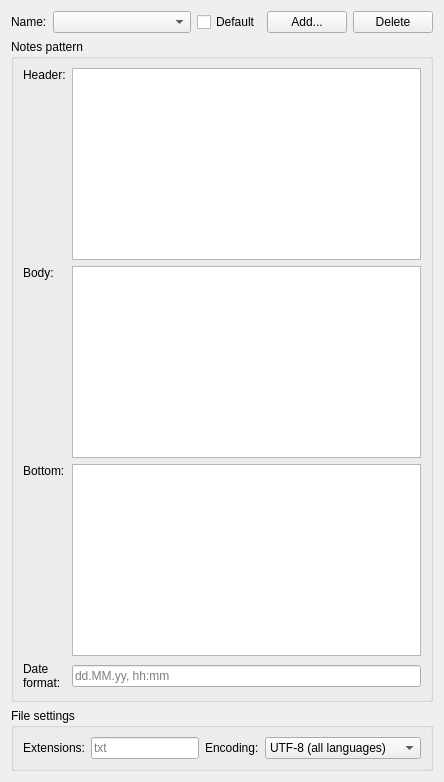
     <widget class="QWidget" name="tabExport">
      <attribute name="title">
       <string>Export</string>
      </attribute>
      <layout class="QVBoxLayout" name="verticalLayout_4">
       <item>
        <layout class="QHBoxLayout" name="horizontalLayout_4">
         <item>
          <widget class="QLabel" name="labelExportPatternName">
           <property name="text">
            <string>Name:</string>
           </property>
          </widget>
         </item>
         <item>
          <widget class="QComboBox" name="cmbExportPatternName">
           <property name="sizePolicy">
            <sizepolicy hsizetype="Expanding" vsizetype="Fixed">
             <horstretch>0</horstretch>
             <verstretch>0</verstretch>
            </sizepolicy>
           </property>
           <property name="whatsThis">
            <string>&lt;!DOCTYPE HTML PUBLIC &quot;-//W3C//DTD HTML 4.0//EN&quot; &quot;http://www.w3.org/TR/REC-html40/strict.dtd&quot;&gt;
&lt;html&gt;&lt;head&gt;&lt;meta name=&quot;qrichtext&quot; content=&quot;1&quot; /&gt;&lt;style type=&quot;text/css&quot;&gt;
p, li { white-space: pre-wrap; }
&lt;/style&gt;&lt;/head&gt;&lt;body style=&quot; font-family:'MS Shell Dlg 2'; font-size:8.25pt; font-weight:400; font-style:normal;&quot;&gt;
&lt;p style=&quot; margin-top:0px; margin-bottom:0px; margin-left:0px; margin-right:0px; -qt-block-indent:0; text-indent:0px;&quot;&gt;&lt;span style=&quot; font-size:8pt;&quot;&gt;Export&lt;/span&gt;&lt;span style=&quot; font-size:8pt; font-weight:600;&quot;&gt; pattern name&lt;/span&gt;&lt;span style=&quot; font-size:8pt;&quot;&gt;, that will be shown in the Export button context menu.&lt;/span&gt;&lt;/p&gt;&lt;/body&gt;&lt;/html&gt;</string>
           </property>
          </widget>
         </item>
         <item>
          <widget class="QCheckBox" name="chbIsDefaultExport">
           <property name="whatsThis">
            <string>Make current export pattern default Export button action</string>
           </property>
           <property name="text">
            <string>Default</string>
           </property>
          </widget>
         </item>
         <item>
          <widget class="QPushButton" name="buttonExportAddPattern">
           <property name="whatsThis">
            <string>&lt;!DOCTYPE HTML PUBLIC &quot;-//W3C//DTD HTML 4.0//EN&quot; &quot;http://www.w3.org/TR/REC-html40/strict.dtd&quot;&gt;
&lt;html&gt;&lt;head&gt;&lt;meta name=&quot;qrichtext&quot; content=&quot;1&quot; /&gt;&lt;style type=&quot;text/css&quot;&gt;
p, li { white-space: pre-wrap; }
&lt;/style&gt;&lt;/head&gt;&lt;body style=&quot; font-family:'MS Shell Dlg 2'; font-size:8.25pt; font-weight:400; font-style:normal;&quot;&gt;
&lt;p style=&quot; margin-top:0px; margin-bottom:0px; margin-left:0px; margin-right:0px; -qt-block-indent:0; text-indent:0px;&quot;&gt;&lt;span style=&quot; font-size:8pt;&quot;&gt;Add new &lt;/span&gt;&lt;span style=&quot; font-size:8pt; font-weight:600;&quot;&gt;export&lt;/span&gt;&lt;span style=&quot; font-size:8pt; font-weight:600;&quot;&gt; pattern&lt;/span&gt;&lt;span style=&quot; font-size:8pt;&quot;&gt;.&lt;/span&gt;&lt;/p&gt;&lt;/body&gt;&lt;/html&gt;</string>
           </property>
           <property name="text">
            <string>Add...</string>
           </property>
          </widget>
         </item>
         <item>
          <widget class="QPushButton" name="buttonExportDeletePattern">
           <property name="whatsThis">
            <string>&lt;!DOCTYPE HTML PUBLIC &quot;-//W3C//DTD HTML 4.0//EN&quot; &quot;http://www.w3.org/TR/REC-html40/strict.dtd&quot;&gt;
&lt;html&gt;&lt;head&gt;&lt;meta name=&quot;qrichtext&quot; content=&quot;1&quot; /&gt;&lt;style type=&quot;text/css&quot;&gt;
p, li { white-space: pre-wrap; }
&lt;/style&gt;&lt;/head&gt;&lt;body style=&quot; font-family:'MS Shell Dlg 2'; font-size:8.25pt; font-weight:400; font-style:normal;&quot;&gt;
&lt;p style=&quot; margin-top:0px; margin-bottom:0px; margin-left:0px; margin-right:0px; -qt-block-indent:0; text-indent:0px;&quot;&gt;&lt;span style=&quot; font-size:8pt;&quot;&gt;Delete the active &lt;/span&gt;&lt;span style=&quot; font-size:8pt; font-weight:600;&quot;&gt;export&lt;/span&gt;&lt;span style=&quot; font-size:8pt; font-weight:600;&quot;&gt; pattern&lt;/span&gt;&lt;span style=&quot; font-size:8pt;&quot;&gt;.&lt;/span&gt;&lt;/p&gt;&lt;/body&gt;&lt;/html&gt;</string>
           </property>
           <property name="text">
            <string>Delete</string>
           </property>
          </widget>
         </item>
        </layout>
       </item>
       <item>
        <widget class="QGroupBox" name="boxExportPattern">
         <property name="title">
          <string>Notes pattern</string>
         </property>
         <layout class="QHBoxLayout" name="horizontalLayout_10">
          <item>
           <layout class="QGridLayout" name="gridLayout_2">
            <item row="0" column="0">
             <widget class="QLabel" name="labelExportHeader">
              <property name="text">
               <string>Header:</string>
              </property>
              <property name="alignment">
               <set>Qt::AlignLeading|Qt::AlignLeft|Qt::AlignTop</set>
              </property>
             </widget>
            </item>
            <item row="0" column="1">
             <widget class="QPlainTextEdit" name="textExportHeader">
              <property name="sizePolicy">
               <sizepolicy hsizetype="Expanding" vsizetype="Preferred">
                <horstretch>0</horstretch>
                <verstretch>1</verstretch>
               </sizepolicy>
              </property>
              <property name="whatsThis">
               <string>&lt;!DOCTYPE HTML PUBLIC &quot;-//W3C//DTD HTML 4.0//EN&quot; &quot;http://www.w3.org/TR/REC-html40/strict.dtd&quot;&gt;
&lt;html&gt;&lt;head&gt;&lt;meta name=&quot;qrichtext&quot; content=&quot;1&quot; /&gt;&lt;style type=&quot;text/css&quot;&gt;
p, li { white-space: pre-wrap; }
&lt;/style&gt;&lt;/head&gt;&lt;body style=&quot; font-family:'MS Shell Dlg 2'; font-size:8.25pt; font-weight:400; font-style:normal;&quot;&gt;
&lt;p style=&quot; margin-top:0px; margin-bottom:0px; margin-left:0px; margin-right:0px; -qt-block-indent:0; text-indent:0px;&quot;&gt;&lt;span style=&quot; font-size:8pt; font-weight:600;&quot;&gt;Header&lt;/span&gt;&lt;span style=&quot; font-size:8pt;&quot;&gt; is the data to write in the beginning of the export file.&lt;/span&gt;&lt;/p&gt;&lt;/body&gt;&lt;/html&gt;</string>
              </property>
              <property name="lineWrapMode">
               <enum>QPlainTextEdit::NoWrap</enum>
              </property>
             </widget>
            </item>
            <item row="1" column="0">
             <widget class="QLabel" name="labelExportBody">
              <property name="text">
               <string>Body:</string>
              </property>
              <property name="alignment">
               <set>Qt::AlignLeading|Qt::AlignLeft|Qt::AlignTop</set>
              </property>
             </widget>
            </item>
            <item row="1" column="1">
             <widget class="QPlainTextEdit" name="textExportBody">
              <property name="sizePolicy">
               <sizepolicy hsizetype="Expanding" vsizetype="Expanding">
                <horstretch>0</horstretch>
                <verstretch>0</verstretch>
               </sizepolicy>
              </property>
              <property name="whatsThis">
               <string>&lt;!DOCTYPE HTML PUBLIC &quot;-//W3C//DTD HTML 4.0//EN&quot; &quot;http://www.w3.org/TR/REC-html40/strict.dtd&quot;&gt;
&lt;html&gt;&lt;head&gt;&lt;meta name=&quot;qrichtext&quot; content=&quot;1&quot; /&gt;&lt;style type=&quot;text/css&quot;&gt;
p, li { white-space: pre-wrap; }
&lt;/style&gt;&lt;/head&gt;&lt;body style=&quot; font-family:'MS Shell Dlg 2'; font-size:8.25pt; font-weight:400; font-style:normal;&quot;&gt;
&lt;p style=&quot; margin-top:0px; margin-bottom:0px; margin-left:0px; margin-right:0px; -qt-block-indent:0; text-indent:0px;&quot;&gt;&lt;span style=&quot; font-size:8pt; font-weight:600;&quot;&gt;Body &lt;/span&gt;&lt;span style=&quot; font-size:8pt;&quot;&gt;is a pattern to convert notes from the Klippings table into formated text. Wildcards &lt;/span&gt;&lt;span style=&quot; font-size:8pt; font-weight:600;&quot;&gt;?P&amp;lt;table_header_name&amp;gt;&lt;/span&gt;&lt;span style=&quot; font-size:8pt;&quot;&gt; will be replaced by the edited, filtered and sorted table data.&lt;/span&gt;&lt;/p&gt;&lt;/body&gt;&lt;/html&gt;</string>
              </property>
              <property name="lineWrapMode">
               <enum>QPlainTextEdit::NoWrap</enum>
              </property>
             </widget>
            </item>
            <item row="2" column="0">
             <widget class="QLabel" name="labelExportBottom">
              <property name="text">
               <string>Bottom:</string>
              </property>
              <property name="alignment">
               <set>Qt::AlignLeading|Qt::AlignLeft|Qt::AlignTop</set>
              </property>
             </widget>
            </item>
            <item row="2" column="1">
             <widget class="QPlainTextEdit" name="textExportBottom">
              <property name="sizePolicy">
               <sizepolicy hsizetype="Expanding" vsizetype="Preferred">
                <horstretch>0</horstretch>
                <verstretch>1</verstretch>
               </sizepolicy>
              </property>
              <property name="whatsThis">
               <string>&lt;!DOCTYPE HTML PUBLIC &quot;-//W3C//DTD HTML 4.0//EN&quot; &quot;http://www.w3.org/TR/REC-html40/strict.dtd&quot;&gt;
&lt;html&gt;&lt;head&gt;&lt;meta name=&quot;qrichtext&quot; content=&quot;1&quot; /&gt;&lt;style type=&quot;text/css&quot;&gt;
p, li { white-space: pre-wrap; }
&lt;/style&gt;&lt;/head&gt;&lt;body style=&quot; font-family:'MS Shell Dlg 2'; font-size:8.25pt; font-weight:400; font-style:normal;&quot;&gt;
&lt;p style=&quot; margin-top:0px; margin-bottom:0px; margin-left:0px; margin-right:0px; -qt-block-indent:0; text-indent:0px;&quot;&gt;&lt;span style=&quot; font-size:8pt; font-weight:600;&quot;&gt;Bottom&lt;/span&gt;&lt;span style=&quot; font-size:8pt;&quot;&gt; is the data to append to the ending of the export file.&lt;/span&gt;&lt;/p&gt;&lt;/body&gt;&lt;/html&gt;</string>
              </property>
              <property name="lineWrapMode">
               <enum>QPlainTextEdit::NoWrap</enum>
              </property>
             </widget>
            </item>
            <item row="3" column="0">
             <widget class="QLabel" name="labelExportDateFormat">
              <property name="text">
               <string>Date&lt;br&gt;format:</string>
              </property>
              <property name="alignment">
               <set>Qt::AlignLeading|Qt::AlignLeft|Qt::AlignTop</set>
              </property>
             </widget>
            </item>
            <item row="3" column="1">
             <widget class="QLineEdit" name="editExportDateFormat">
              <property name="whatsThis">
               <string>&lt;!DOCTYPE HTML PUBLIC &quot;-//W3C//DTD HTML 4.0//EN&quot; &quot;http://www.w3.org/TR/REC-html40/strict.dtd&quot;&gt;
&lt;html&gt;&lt;head&gt;&lt;meta name=&quot;qrichtext&quot; content=&quot;1&quot; /&gt;&lt;style type=&quot;text/css&quot;&gt;
p, li { white-space: pre-wrap; }
&lt;/style&gt;&lt;/head&gt;&lt;body style=&quot; font-family:'MS Shell Dlg 2'; font-size:8.25pt; font-weight:400; font-style:normal;&quot;&gt;
&lt;p style=&quot; margin-top:0px; margin-bottom:0px; margin-left:0px; margin-right:0px; -qt-block-indent:0; text-indent:0px;&quot;&gt;&lt;span style=&quot; font-size:8pt; font-weight:600;&quot;&gt;Date and time forma&lt;/span&gt;&lt;span style=&quot; font-size:8pt;&quot;&gt;t to convert a note date into a local language string.&lt;/span&gt;&lt;/p&gt;
&lt;p style=&quot;-qt-paragraph-type:empty; margin-top:0px; margin-bottom:0px; margin-left:0px; margin-right:0px; -qt-block-indent:0; text-indent:0px; font-size:8pt;&quot;&gt;&lt;/p&gt;
&lt;p style=&quot;-qt-paragraph-type:empty; margin-top:0px; margin-bottom:0px; margin-left:0px; margin-right:0px; -qt-block-indent:0; text-indent:0px; font-size:8pt;&quot;&gt;&lt;/p&gt;
&lt;table border=&quot;0&quot; style=&quot; margin-top:0px; margin-bottom:0px; margin-left:0px; margin-right:0px;&quot; cellspacing=&quot;2&quot; cellpadding=&quot;0&quot;&gt;
&lt;tr&gt;
&lt;td&gt;
&lt;p align=&quot;center&quot; style=&quot; margin-top:0px; margin-bottom:0px; margin-left:0px; margin-right:0px; -qt-block-indent:0; text-indent:0px;&quot;&gt;&lt;span style=&quot; font-size:8pt; font-weight:600;&quot;&gt;Date:&lt;/span&gt;&lt;/p&gt;&lt;/td&gt;
&lt;td&gt;&lt;/td&gt;&lt;/tr&gt;&lt;/table&gt;
&lt;table border=&quot;0&quot; style=&quot; margin-top:0px; margin-bottom:0px; margin-left:0px; margin-right:0px;&quot; cellspacing=&quot;2&quot; cellpadding=&quot;0&quot;&gt;
&lt;tr&gt;
&lt;td&gt;
&lt;p style=&quot; margin-top:12px; margin-bottom:12px; margin-left:0px; margin-right:0px; -qt-block-indent:0; text-indent:0px;&quot;&gt;&lt;span style=&quot; font-size:8pt;&quot;&gt;d&lt;/span&gt;&lt;/p&gt;&lt;/td&gt;
&lt;td&gt;
&lt;p style=&quot; margin-top:12px; margin-bottom:12px; margin-left:0px; margin-right:0px; -qt-block-indent:0; text-indent:0px;&quot;&gt;&lt;span style=&quot; font-size:8pt;&quot;&gt;the day as number without a leading zero (1 to 31)&lt;/span&gt;&lt;/p&gt;&lt;/td&gt;&lt;/tr&gt;
&lt;tr&gt;
&lt;td&gt;
&lt;p style=&quot; margin-top:12px; margin-bottom:12px; margin-left:0px; margin-right:0px; -qt-block-indent:0; text-indent:0px;&quot;&gt;&lt;span style=&quot; font-size:8pt;&quot;&gt;dd&lt;/span&gt;&lt;/p&gt;&lt;/td&gt;
&lt;td&gt;
&lt;p style=&quot; margin-top:12px; margin-bottom:12px; margin-left:0px; margin-right:0px; -qt-block-indent:0; text-indent:0px;&quot;&gt;&lt;span style=&quot; font-size:8pt;&quot;&gt;the day as number with a leading zero (01 to 31)&lt;/span&gt;&lt;/p&gt;&lt;/td&gt;&lt;/tr&gt;
&lt;tr&gt;
&lt;td&gt;
&lt;p style=&quot; margin-top:12px; margin-bottom:12px; margin-left:0px; margin-right:0px; -qt-block-indent:0; text-indent:0px;&quot;&gt;&lt;span style=&quot; font-size:8pt;&quot;&gt;ddd&lt;/span&gt;&lt;/p&gt;&lt;/td&gt;
&lt;td&gt;
&lt;p style=&quot; margin-top:12px; margin-bottom:12px; margin-left:0px; margin-right:0px; -qt-block-indent:0; text-indent:0px;&quot;&gt;&lt;span style=&quot; font-size:8pt;&quot;&gt;the abbreviated localized day name (e.g. 'Mon' to 'Sun') &lt;/span&gt;&lt;/p&gt;&lt;/td&gt;&lt;/tr&gt;
&lt;tr&gt;
&lt;td&gt;
&lt;p style=&quot; margin-top:12px; margin-bottom:12px; margin-left:0px; margin-right:0px; -qt-block-indent:0; text-indent:0px;&quot;&gt;&lt;span style=&quot; font-size:8pt;&quot;&gt;dddd&lt;/span&gt;&lt;/p&gt;&lt;/td&gt;
&lt;td&gt;
&lt;p style=&quot; margin-top:12px; margin-bottom:12px; margin-left:0px; margin-right:0px; -qt-block-indent:0; text-indent:0px;&quot;&gt;&lt;span style=&quot; font-size:8pt;&quot;&gt;the long localized day name (e.g. 'Monday' )&lt;/span&gt;&lt;/p&gt;&lt;/td&gt;&lt;/tr&gt;
&lt;tr&gt;
&lt;td&gt;
&lt;p style=&quot; margin-top:12px; margin-bottom:12px; margin-left:0px; margin-right:0px; -qt-block-indent:0; text-indent:0px;&quot;&gt;&lt;span style=&quot; font-size:8pt;&quot;&gt;M&lt;/span&gt;&lt;/p&gt;&lt;/td&gt;
&lt;td&gt;
&lt;p style=&quot; margin-top:12px; margin-bottom:12px; margin-left:0px; margin-right:0px; -qt-block-indent:0; text-indent:0px;&quot;&gt;&lt;span style=&quot; font-size:8pt;&quot;&gt;the month as number without a leading zero (1-12)&lt;/span&gt;&lt;/p&gt;&lt;/td&gt;&lt;/tr&gt;
&lt;tr&gt;
&lt;td&gt;
&lt;p style=&quot; margin-top:12px; margin-bottom:12px; margin-left:0px; margin-right:0px; -qt-block-indent:0; text-indent:0px;&quot;&gt;&lt;span style=&quot; font-size:8pt;&quot;&gt;MM&lt;/span&gt;&lt;/p&gt;&lt;/td&gt;
&lt;td&gt;
&lt;p style=&quot; margin-top:12px; margin-bottom:12px; margin-left:0px; margin-right:0px; -qt-block-indent:0; text-indent:0px;&quot;&gt;&lt;span style=&quot; font-size:8pt;&quot;&gt;the month as number with a leading zero (01-12)&lt;/span&gt;&lt;/p&gt;&lt;/td&gt;&lt;/tr&gt;
&lt;tr&gt;
&lt;td&gt;
&lt;p style=&quot; margin-top:12px; margin-bottom:12px; margin-left:0px; margin-right:0px; -qt-block-indent:0; text-indent:0px;&quot;&gt;&lt;span style=&quot; font-size:8pt;&quot;&gt;MMM&lt;/span&gt;&lt;/p&gt;&lt;/td&gt;
&lt;td&gt;
&lt;p style=&quot; margin-top:12px; margin-bottom:12px; margin-left:0px; margin-right:0px; -qt-block-indent:0; text-indent:0px;&quot;&gt;&lt;span style=&quot; font-size:8pt;&quot;&gt;the abbreviated localized month name (e.g. 'Jan' to 'Dec')&lt;/span&gt;&lt;/p&gt;&lt;/td&gt;&lt;/tr&gt;
&lt;tr&gt;
&lt;td&gt;
&lt;p style=&quot; margin-top:12px; margin-bottom:12px; margin-left:0px; margin-right:0px; -qt-block-indent:0; text-indent:0px;&quot;&gt;&lt;span style=&quot; font-size:8pt;&quot;&gt;MMMM&lt;/span&gt;&lt;/p&gt;&lt;/td&gt;
&lt;td&gt;
&lt;p style=&quot; margin-top:12px; margin-bottom:12px; margin-left:0px; margin-right:0px; -qt-block-indent:0; text-indent:0px;&quot;&gt;&lt;span style=&quot; font-size:8pt;&quot;&gt;the long localized month name (e.g. 'January' to 'December')&lt;/span&gt;&lt;/p&gt;&lt;/td&gt;&lt;/tr&gt;
&lt;tr&gt;
&lt;td&gt;
&lt;p style=&quot; margin-top:12px; margin-bottom:12px; margin-left:0px; margin-right:0px; -qt-block-indent:0; text-indent:0px;&quot;&gt;&lt;span style=&quot; font-size:8pt;&quot;&gt;yy&lt;/span&gt;&lt;/p&gt;&lt;/td&gt;
&lt;td&gt;
&lt;p style=&quot; margin-top:12px; margin-bottom:12px; margin-left:0px; margin-right:0px; -qt-block-indent:0; text-indent:0px;&quot;&gt;&lt;span style=&quot; font-size:8pt;&quot;&gt;the year as two digit number (00-99)&lt;/span&gt;&lt;/p&gt;&lt;/td&gt;&lt;/tr&gt;
&lt;tr&gt;
&lt;td&gt;
&lt;p style=&quot; margin-top:12px; margin-bottom:12px; margin-left:0px; margin-right:0px; -qt-block-indent:0; text-indent:0px;&quot;&gt;&lt;span style=&quot; font-size:8pt;&quot;&gt;yyyy&lt;/span&gt;&lt;/p&gt;&lt;/td&gt;
&lt;td&gt;
&lt;p style=&quot; margin-top:12px; margin-bottom:12px; margin-left:0px; margin-right:0px; -qt-block-indent:0; text-indent:0px;&quot;&gt;&lt;span style=&quot; font-size:8pt;&quot;&gt;the year as four digit number&lt;/span&gt;&lt;/p&gt;&lt;/td&gt;&lt;/tr&gt;&lt;/table&gt;
&lt;p style=&quot;-qt-paragraph-type:empty; margin-top:0px; margin-bottom:0px; margin-left:0px; margin-right:0px; -qt-block-indent:0; text-indent:0px; font-size:8pt;&quot;&gt;&lt;/p&gt;
&lt;table border=&quot;0&quot; style=&quot; margin-top:0px; margin-bottom:0px; margin-left:0px; margin-right:0px;&quot; cellspacing=&quot;2&quot; cellpadding=&quot;0&quot;&gt;
&lt;tr&gt;
&lt;td&gt;
&lt;p align=&quot;center&quot; style=&quot; margin-top:0px; margin-bottom:0px; margin-left:0px; margin-right:0px; -qt-block-indent:0; text-indent:0px;&quot;&gt;&lt;span style=&quot; font-size:8pt; font-weight:600;&quot;&gt;Time&lt;/span&gt;&lt;/p&gt;&lt;/td&gt;
&lt;td&gt;&lt;/td&gt;&lt;/tr&gt;&lt;/table&gt;
&lt;table border=&quot;0&quot; style=&quot; margin-top:0px; margin-bottom:0px; margin-left:0px; margin-right:0px;&quot; cellspacing=&quot;2&quot; cellpadding=&quot;0&quot;&gt;
&lt;tr&gt;
&lt;td&gt;
&lt;p style=&quot; margin-top:12px; margin-bottom:12px; margin-left:0px; margin-right:0px; -qt-block-indent:0; text-indent:0px;&quot;&gt;&lt;span style=&quot; font-size:8pt;&quot;&gt;h&lt;/span&gt;&lt;/p&gt;&lt;/td&gt;
&lt;td&gt;
&lt;p style=&quot; margin-top:12px; margin-bottom:12px; margin-left:0px; margin-right:0px; -qt-block-indent:0; text-indent:0px;&quot;&gt;&lt;span style=&quot; font-size:8pt;&quot;&gt;the hour without a leading zero (0 to 23 or 1 to 12 if AM/PM display)&lt;/span&gt;&lt;/p&gt;&lt;/td&gt;&lt;/tr&gt;
&lt;tr&gt;
&lt;td&gt;
&lt;p style=&quot; margin-top:12px; margin-bottom:12px; margin-left:0px; margin-right:0px; -qt-block-indent:0; text-indent:0px;&quot;&gt;&lt;span style=&quot; font-size:8pt;&quot;&gt;hh&lt;/span&gt;&lt;/p&gt;&lt;/td&gt;
&lt;td&gt;
&lt;p style=&quot; margin-top:12px; margin-bottom:12px; margin-left:0px; margin-right:0px; -qt-block-indent:0; text-indent:0px;&quot;&gt;&lt;span style=&quot; font-size:8pt;&quot;&gt;the hour with a leading zero (00 to 23 or 01 to 12 if AM/PM display)&lt;/span&gt;&lt;/p&gt;&lt;/td&gt;&lt;/tr&gt;
&lt;tr&gt;
&lt;td&gt;
&lt;p style=&quot; margin-top:12px; margin-bottom:12px; margin-left:0px; margin-right:0px; -qt-block-indent:0; text-indent:0px;&quot;&gt;&lt;span style=&quot; font-size:8pt;&quot;&gt;m&lt;/span&gt;&lt;/p&gt;&lt;/td&gt;
&lt;td&gt;
&lt;p style=&quot; margin-top:12px; margin-bottom:12px; margin-left:0px; margin-right:0px; -qt-block-indent:0; text-indent:0px;&quot;&gt;&lt;span style=&quot; font-size:8pt;&quot;&gt;the minute without a leading zero (0 to 59)&lt;/span&gt;&lt;/p&gt;&lt;/td&gt;&lt;/tr&gt;
&lt;tr&gt;
&lt;td&gt;
&lt;p style=&quot; margin-top:12px; margin-bottom:12px; margin-left:0px; margin-right:0px; -qt-block-indent:0; text-indent:0px;&quot;&gt;&lt;span style=&quot; font-size:8pt;&quot;&gt;mm&lt;/span&gt;&lt;/p&gt;&lt;/td&gt;
&lt;td&gt;
&lt;p style=&quot; margin-top:12px; margin-bottom:12px; margin-left:0px; margin-right:0px; -qt-block-indent:0; text-indent:0px;&quot;&gt;&lt;span style=&quot; font-size:8pt;&quot;&gt;the minute with a leading zero (00 to 59)&lt;/span&gt;&lt;/p&gt;&lt;/td&gt;&lt;/tr&gt;
&lt;tr&gt;
&lt;td&gt;
&lt;p style=&quot; margin-top:12px; margin-bottom:12px; margin-left:0px; margin-right:0px; -qt-block-indent:0; text-indent:0px;&quot;&gt;&lt;span style=&quot; font-size:8pt;&quot;&gt;s&lt;/span&gt;&lt;/p&gt;&lt;/td&gt;
&lt;td&gt;
&lt;p style=&quot; margin-top:12px; margin-bottom:12px; margin-left:0px; margin-right:0px; -qt-block-indent:0; text-indent:0px;&quot;&gt;&lt;span style=&quot; font-size:8pt;&quot;&gt;the second without a leading zero (0 to 59)&lt;/span&gt;&lt;/p&gt;&lt;/td&gt;&lt;/tr&gt;
&lt;tr&gt;
&lt;td&gt;
&lt;p style=&quot; margin-top:12px; margin-bottom:12px; margin-left:0px; margin-right:0px; -qt-block-indent:0; text-indent:0px;&quot;&gt;&lt;span style=&quot; font-size:8pt;&quot;&gt;ss&lt;/span&gt;&lt;/p&gt;&lt;/td&gt;
&lt;td&gt;
&lt;p style=&quot; margin-top:12px; margin-bottom:12px; margin-left:0px; margin-right:0px; -qt-block-indent:0; text-indent:0px;&quot;&gt;&lt;span style=&quot; font-size:8pt;&quot;&gt;the second with a leading zero (00 to 59)&lt;/span&gt;&lt;/p&gt;&lt;/td&gt;&lt;/tr&gt;
&lt;tr&gt;
&lt;td&gt;
&lt;p style=&quot; margin-top:12px; margin-bottom:12px; margin-left:0px; margin-right:0px; -qt-block-indent:0; text-indent:0px;&quot;&gt;&lt;span style=&quot; font-size:8pt;&quot;&gt;z&lt;/span&gt;&lt;/p&gt;&lt;/td&gt;
&lt;td&gt;
&lt;p style=&quot; margin-top:12px; margin-bottom:12px; margin-left:0px; margin-right:0px; -qt-block-indent:0; text-indent:0px;&quot;&gt;&lt;span style=&quot; font-size:8pt;&quot;&gt;the milliseconds without leading zeroes (0 to 999)&lt;/span&gt;&lt;/p&gt;&lt;/td&gt;&lt;/tr&gt;
&lt;tr&gt;
&lt;td&gt;
&lt;p style=&quot; margin-top:12px; margin-bottom:12px; margin-left:0px; margin-right:0px; -qt-block-indent:0; text-indent:0px;&quot;&gt;&lt;span style=&quot; font-size:8pt;&quot;&gt;zzz&lt;/span&gt;&lt;/p&gt;&lt;/td&gt;
&lt;td&gt;
&lt;p style=&quot; margin-top:12px; margin-bottom:12px; margin-left:0px; margin-right:0px; -qt-block-indent:0; text-indent:0px;&quot;&gt;&lt;span style=&quot; font-size:8pt;&quot;&gt;the milliseconds with leading zeroes (000 to 999)&lt;/span&gt;&lt;/p&gt;&lt;/td&gt;&lt;/tr&gt;
&lt;tr&gt;
&lt;td&gt;
&lt;p style=&quot; margin-top:12px; margin-bottom:12px; margin-left:0px; margin-right:0px; -qt-block-indent:0; text-indent:0px;&quot;&gt;&lt;span style=&quot; font-size:8pt;&quot;&gt;AP&lt;/span&gt;&lt;/p&gt;&lt;/td&gt;
&lt;td&gt;
&lt;p style=&quot; margin-top:12px; margin-bottom:12px; margin-left:0px; margin-right:0px; -qt-block-indent:0; text-indent:0px;&quot;&gt;&lt;span style=&quot; font-size:8pt;&quot;&gt;use AM/PM display. &lt;/span&gt;&lt;span style=&quot; font-size:8pt; font-style:italic;&quot;&gt;AP&lt;/span&gt;&lt;span style=&quot; font-size:8pt;&quot;&gt; will be replaced by either &amp;quot;AM&amp;quot; or &amp;quot;PM&amp;quot;.&lt;/span&gt;&lt;/p&gt;&lt;/td&gt;&lt;/tr&gt;
&lt;tr&gt;
&lt;td&gt;
&lt;p style=&quot; margin-top:12px; margin-bottom:12px; margin-left:0px; margin-right:0px; -qt-block-indent:0; text-indent:0px;&quot;&gt;&lt;span style=&quot; font-size:8pt;&quot;&gt;ap&lt;/span&gt;&lt;/p&gt;&lt;/td&gt;
&lt;td&gt;
&lt;p style=&quot; margin-top:12px; margin-bottom:12px; margin-left:0px; margin-right:0px; -qt-block-indent:0; text-indent:0px;&quot;&gt;&lt;span style=&quot; font-size:8pt;&quot;&gt;use am/pm display. &lt;/span&gt;&lt;span style=&quot; font-size:8pt; font-style:italic;&quot;&gt;ap&lt;/span&gt;&lt;span style=&quot; font-size:8pt;&quot;&gt; will be replaced by either &amp;quot;am&amp;quot; or &amp;quot;pm&amp;quot;.&lt;/span&gt;&lt;/p&gt;&lt;/td&gt;&lt;/tr&gt;&lt;/table&gt;&lt;/body&gt;&lt;/html&gt;</string>
              </property>
              <property name="placeholderText">
               <string notr="true">dd.MM.yy, hh:mm</string>
              </property>
             </widget>
            </item>
           </layout>
          </item>
         </layout>
        </widget>
       </item>
       <item>
        <widget class="QGroupBox" name="boxExportFileSettings">
         <property name="sizePolicy">
          <sizepolicy hsizetype="Expanding" vsizetype="Preferred">
           <horstretch>0</horstretch>
           <verstretch>0</verstretch>
          </sizepolicy>
         </property>
         <property name="title">
          <string>File settings</string>
         </property>
         <layout class="QHBoxLayout" name="horizontalLayout_9">
          <item>
           <layout class="QHBoxLayout" name="horizontalLayout_7">
            <item>
             <widget class="QLabel" name="labelExtension">
              <property name="text">
               <string>Extensions:</string>
              </property>
             </widget>
            </item>
            <item>
             <widget class="QLineEdit" name="editExportExtensions">
              <property name="sizePolicy">
               <sizepolicy hsizetype="MinimumExpanding" vsizetype="Fixed">
                <horstretch>0</horstretch>
                <verstretch>0</verstretch>
               </sizepolicy>
              </property>
              <property name="whatsThis">
               <string>&lt;!DOCTYPE HTML PUBLIC &quot;-//W3C//DTD HTML 4.0//EN&quot; &quot;http://www.w3.org/TR/REC-html40/strict.dtd&quot;&gt;
&lt;html&gt;&lt;head&gt;&lt;meta name=&quot;qrichtext&quot; content=&quot;1&quot; /&gt;&lt;style type=&quot;text/css&quot;&gt;
p, li { white-space: pre-wrap; }
&lt;/style&gt;&lt;/head&gt;&lt;body style=&quot; font-family:'MS Shell Dlg 2'; font-size:8.25pt; font-weight:400; font-style:normal;&quot;&gt;
&lt;p style=&quot; margin-top:0px; margin-bottom:0px; margin-left:0px; margin-right:0px; -qt-block-indent:0; text-indent:0px;&quot;&gt;&lt;span style=&quot; font-size:8pt; font-weight:600;&quot;&gt;File extensions&lt;/span&gt;&lt;span style=&quot; font-size:8pt;&quot;&gt; seprated by commas.&lt;/span&gt;&lt;/p&gt;&lt;/body&gt;&lt;/html&gt;</string>
              </property>
              <property name="placeholderText">
               <string notr="true">txt</string>
              </property>
             </widget>
            </item>
            <item>
             <widget class="QLabel" name="labelExportEncoding">
              <property name="text">
               <string>Encoding:</string>
              </property>
             </widget>
            </item>
            <item>
             <widget class="QComboBox" name="cmbExportEncoding">
              <property name="sizePolicy">
               <sizepolicy hsizetype="Preferred" vsizetype="Fixed">
                <horstretch>0</horstretch>
                <verstretch>0</verstretch>
               </sizepolicy>
              </property>
              <property name="whatsThis">
               <string>&lt;!DOCTYPE HTML PUBLIC &quot;-//W3C//DTD HTML 4.0//EN&quot; &quot;http://www.w3.org/TR/REC-html40/strict.dtd&quot;&gt;
&lt;html&gt;&lt;head&gt;&lt;meta name=&quot;qrichtext&quot; content=&quot;1&quot; /&gt;&lt;style type=&quot;text/css&quot;&gt;
p, li { white-space: pre-wrap; }
&lt;/style&gt;&lt;/head&gt;&lt;body style=&quot; font-family:'MS Shell Dlg 2'; font-size:8.25pt; font-weight:400; font-style:normal;&quot;&gt;
&lt;p style=&quot; margin-top:0px; margin-bottom:0px; margin-left:0px; margin-right:0px; -qt-block-indent:0; text-indent:0px;&quot;&gt;Export &lt;span style=&quot; font-weight:600;&quot;&gt;file encoding&lt;/span&gt;.&lt;/p&gt;&lt;/body&gt;&lt;/html&gt;</string>
              </property>
              <item>
               <property name="text">
                <string>UTF-8 (all languages)</string>
               </property>
              </item>
              <item>
               <property name="text">
                <string>UTF-16 (all languages)</string>
               </property>
              </item>
              <item>
               <property name="text">
                <string>UTF-32 (all languages)</string>
               </property>
              </item>
             </widget>
            </item>
           </layout>
          </item>
         </layout>
        </widget>
       </item>
      </layout>
     </widget>
